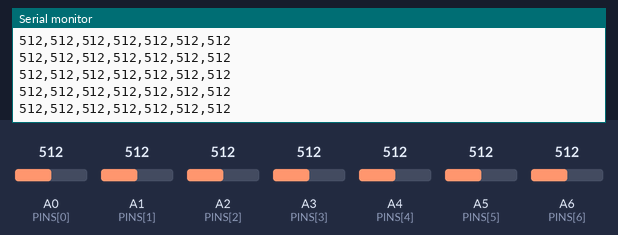
A sketch run on a simulated Arduino Nano, built with avr-gcc and run on an emulated ATmega328P. On the bench: the last lines printed to the serial monitor. The inputs (shaded band) are chosen by the test bench; at power-on: A1 (PINS[1]) = 512, A6 (PINS[6]) = 512, A0 (PINS[0]) = 512, A2 (PINS[2]) = 512, A3 (PINS[3]) = 512, A4 (PINS[4]) = 512, A5 (PINS[5]) = 512.

Above: at 1.2 s.
1.3 s: A1 (PINS[1]) set to 110
At 2.1 s:
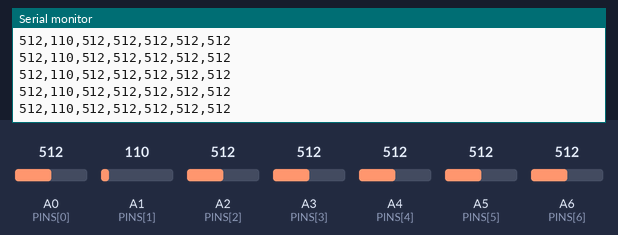
2.8 s: A1 (PINS[1]) set to 90
At 3.7 s:
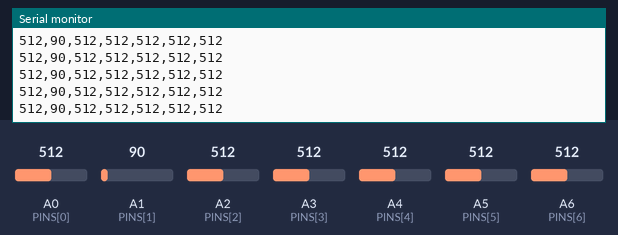
4.3 s: A6 (PINS[6]) set to 104
At 5.4 s:
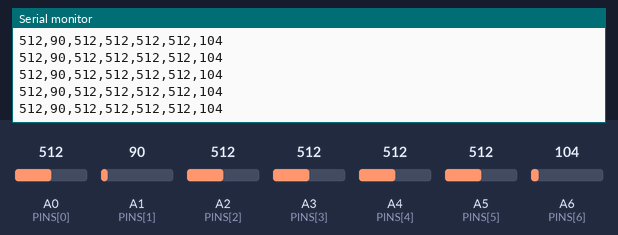
5.8 s: A6 (PINS[6]) set to 89
At 6.8 s:
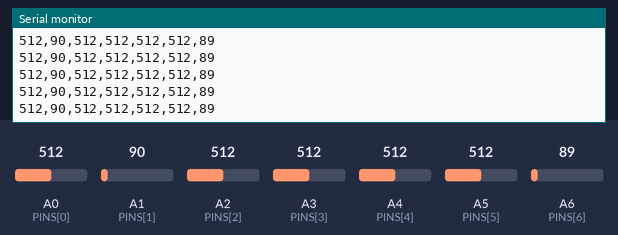
Timing chart, 0 to 8.8 s (numbered marks = the images above; inputs shaded):
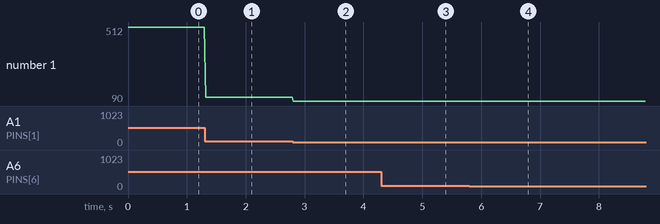

Measured:
- after the input at 1.3 s, the serial monitor: prints a new line at once (image 1)
- after the input at 2.8 s, the serial monitor: prints a new line at once (image 2)
- after the input at 4.3 s, the serial monitor: prints a new line at once (image 3)
- after the input at 5.8 s, the serial monitor: prints a new line at once (image 4)
- plotted number 1: 512 → 110 after the input at 1.3 s, 110 → 90 after the input at 2.8 s

The sketch:

potentiometer_bridge.ino
```cpp
// RetroScope - potentiometer reader for Arduino Nano.
//
// Reads up to 7 potentiometers on A0-A6 and streams them over USB
// serial as a comma-separated line, once per loop:
//
//   512,300,1023,0,700,450,200\n
//
// Read on the Raspberry Pi side by inputs/potentiometer_bridge.py.

const int NUM_POTS = 7;
const int PINS[NUM_POTS] = {A0, A1, A2, A3, A4, A5, A6};

void setup() {

  Serial.begin(115200);
}

void loop() {

  for (int i = 0; i < NUM_POTS; i++) {

    Serial.print(analogRead(PINS[i]));

    if (i < NUM_POTS - 1) {
      Serial.print(',');
    }
  }

  Serial.print('\n');

  delay(20); // ~50Hz
}
```
